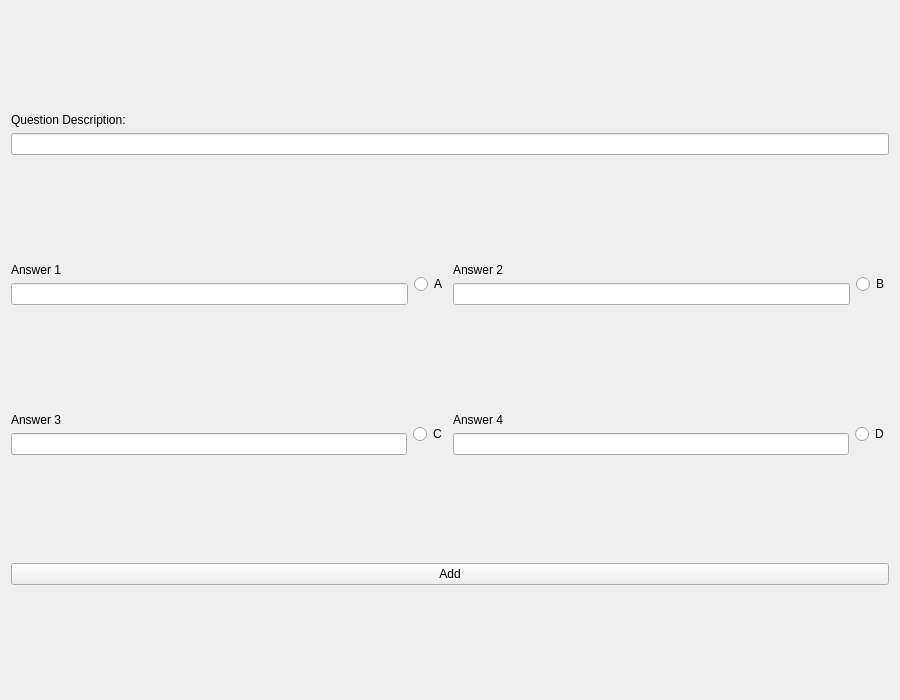
<?xml version="1.0" encoding="UTF-8"?>
<ui version="4.0">
 <class>QuesPage</class>
 <widget class="QWidget" name="QuesPage">
  <property name="geometry">
   <rect>
    <x>0</x>
    <y>0</y>
    <width>900</width>
    <height>700</height>
   </rect>
  </property>
  <property name="windowTitle">
   <string>Form</string>
  </property>
  <layout class="QGridLayout" name="gridLayout">
   <item row="0" column="0" colspan="2">
    <layout class="QVBoxLayout" name="verticalLayout_5">
     <item>
      <widget class="QLabel" name="label_2">
       <property name="sizePolicy">
        <sizepolicy hsizetype="Preferred" vsizetype="Fixed">
         <horstretch>0</horstretch>
         <verstretch>0</verstretch>
        </sizepolicy>
       </property>
       <property name="text">
        <string>Question Description:</string>
       </property>
      </widget>
     </item>
     <item>
      <widget class="QLineEdit" name="lineEdit_QuesDesc"/>
     </item>
    </layout>
   </item>
   <item row="1" column="0">
    <layout class="QHBoxLayout" name="horizontalLayout">
     <item>
      <layout class="QVBoxLayout" name="verticalLayout">
       <item>
        <widget class="QLabel" name="label">
         <property name="sizePolicy">
          <sizepolicy hsizetype="Preferred" vsizetype="Fixed">
           <horstretch>0</horstretch>
           <verstretch>0</verstretch>
          </sizepolicy>
         </property>
         <property name="text">
          <string>Answer 1</string>
         </property>
        </widget>
       </item>
       <item>
        <widget class="QLineEdit" name="lineEdit_ans_1"/>
       </item>
      </layout>
     </item>
     <item>
      <widget class="QRadioButton" name="radioButton_A">
       <property name="text">
        <string>A</string>
       </property>
      </widget>
     </item>
    </layout>
   </item>
   <item row="1" column="1">
    <layout class="QHBoxLayout" name="horizontalLayout_2">
     <item>
      <layout class="QVBoxLayout" name="verticalLayout_2">
       <item>
        <widget class="QLabel" name="label_3">
         <property name="sizePolicy">
          <sizepolicy hsizetype="Preferred" vsizetype="Fixed">
           <horstretch>0</horstretch>
           <verstretch>0</verstretch>
          </sizepolicy>
         </property>
         <property name="text">
          <string>Answer 2</string>
         </property>
        </widget>
       </item>
       <item>
        <widget class="QLineEdit" name="lineEdit_ans_2"/>
       </item>
      </layout>
     </item>
     <item>
      <widget class="QRadioButton" name="radioButton_B">
       <property name="text">
        <string>B</string>
       </property>
      </widget>
     </item>
    </layout>
   </item>
   <item row="2" column="0">
    <layout class="QHBoxLayout" name="horizontalLayout_3">
     <item>
      <layout class="QVBoxLayout" name="verticalLayout_3">
       <item>
        <widget class="QLabel" name="label_4">
         <property name="sizePolicy">
          <sizepolicy hsizetype="Preferred" vsizetype="Fixed">
           <horstretch>0</horstretch>
           <verstretch>0</verstretch>
          </sizepolicy>
         </property>
         <property name="text">
          <string>Answer 3</string>
         </property>
        </widget>
       </item>
       <item>
        <widget class="QLineEdit" name="lineEdit_ans_3"/>
       </item>
      </layout>
     </item>
     <item>
      <widget class="QRadioButton" name="radioButton_C">
       <property name="text">
        <string>C</string>
       </property>
      </widget>
     </item>
    </layout>
   </item>
   <item row="2" column="1">
    <layout class="QHBoxLayout" name="horizontalLayout_4">
     <item>
      <layout class="QVBoxLayout" name="verticalLayout_4">
       <item>
        <widget class="QLabel" name="label_5">
         <property name="sizePolicy">
          <sizepolicy hsizetype="Preferred" vsizetype="Fixed">
           <horstretch>0</horstretch>
           <verstretch>0</verstretch>
          </sizepolicy>
         </property>
         <property name="text">
          <string>Answer 4</string>
         </property>
        </widget>
       </item>
       <item>
        <widget class="QLineEdit" name="lineEdit_ans_4"/>
       </item>
      </layout>
     </item>
     <item>
      <widget class="QRadioButton" name="radioButton_D">
       <property name="text">
        <string>D</string>
       </property>
      </widget>
     </item>
    </layout>
   </item>
   <item row="3" column="0" colspan="2">
    <widget class="QPushButton" name="pushButton_addQues">
     <property name="text">
      <string>Add</string>
     </property>
    </widget>
   </item>
  </layout>
 </widget>
 <resources/>
 <connections/>
</ui>
